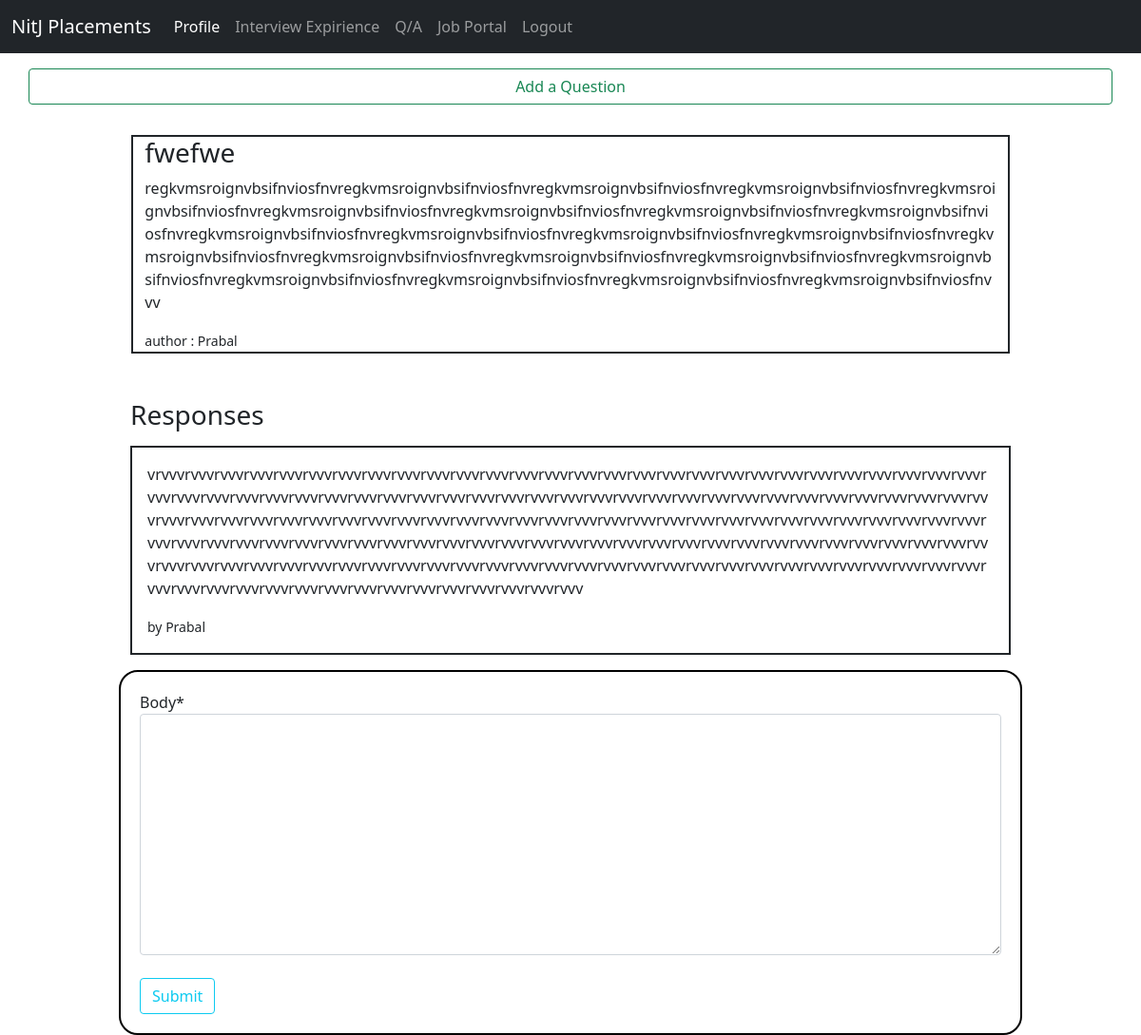
/qa/question/6 (signed in), run on an earlier commit of the app's database.
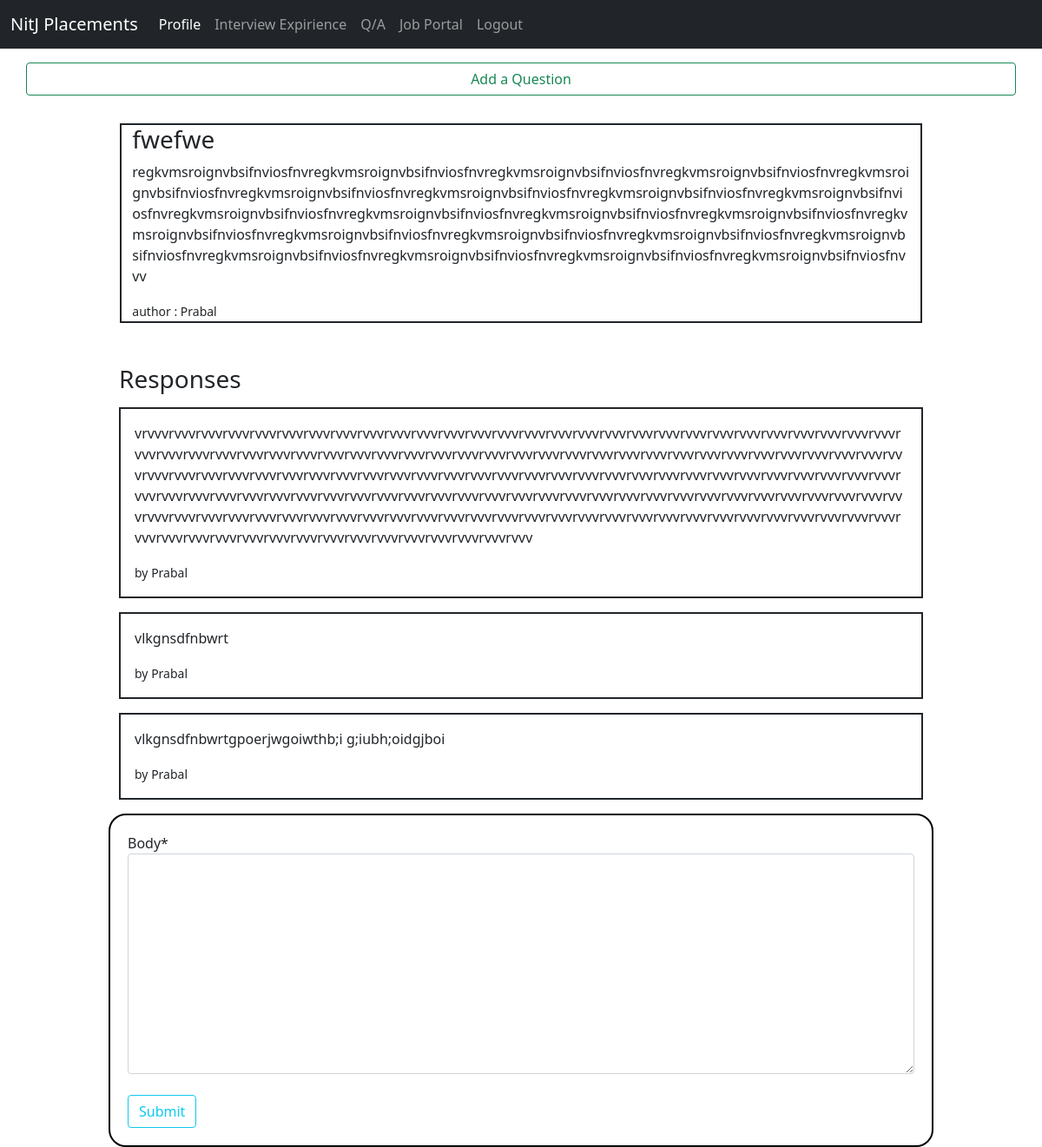
And on a later commit of the database.
### qAndA/models.py (models this page shows, shortened)
class Response(models.Model):
    user = models.ForeignKey(user_model.Student, null=False, on_delete=models.CASCADE)
    question = models.ForeignKey(Question, null=False, on_delete=models.CASCADE, related_name='responses')
    parent = models.ForeignKey('self', null=True, blank=True, on_delete=models.CASCADE)
    body = models.TextField(null=False)
    created_at = models.DateTimeField(auto_now_add=True)
    updated_at = models.DateTimeField(auto_now=True)

### users/models.py (models this page shows, shortened)
class Student(models.Model):
    user = models.OneToOneField(User, on_delete=models.CASCADE)
    firstName = models.CharField(max_length=256)
    lastName = models.CharField(max_length=256)
    email = models.EmailField()
    ph_no = models.CharField(max_length=10)
    rollNumber = models.IntegerField()
    program = models.CharField(max_length = 5,default = 'BTech',choices = programChoice)
    department = models.CharField(max_length = 40,default = "Computer Science",choices = departmentChoice)
    year = models.IntegerField(default = 2017)

### qAndA/views.py (the view, shortened to what this page needs)
# urls.py: path('question/<int:id>', views.questionPage, name='questionPage'),
@login_required
def questionPage(request, id):
    response_form = NewResponseForm()
    question = Question.objects.get(id=id)
    context = {
        'question': question,
        'response_form': response_form,
    }
    return render(request, 'qAndA/question.html', context)

### qAndA/forms.py
class NewResponseForm(forms.ModelForm):
    class Meta:
        model = Response
        fields = ['body']

### qAndA/models.py (called while the page is built)
    def get_responses(self):
        return self.responses.filter(parent=None)

### templates/qAndA/question.html (shortened to what this page needs)
{% extends "users/baseAuth.html"%}
{% load static %}
{% load crispy_forms_tags %}
{% block headBlock %}
<link rel="stylesheet" href="{% static 'users/index.css' %}">
{% endblock %}
{% block bodyBlock %}
<div class = "container mt-3">
  <div class="row justify-content-center">
      <a class="btn btn-outline-success myWhite" href="{% url 'new-question'%}">
        Add a Question
      </a>
  </div>
</div>
<div class="container mt-3">
  <div class = "row justify-content-center p-3">
    <div class = "border border-2 border-dark col-md-10 myWhite">
      <h3>{{question.title}}</h3>
      <p>{{question.body}}</p>
      <small>author : {{question.author.firstName}}</small>
    </div>
  </div>
</div>
<div class="container mt-3">
  <div class="row justify-content-center">
    <div class = "col-md-10">
      <h3 class="mt-3"> Responses </h3>
    {% if not question.responses.all %}
    <p class="mt-3">No Responses Yet</p>
    {% else %}
    {% for response in question.get_responses %}
    <div class="border border-2 border-dark mt-3 p-3 myWhite">
      <p>{{response.body}}</p>
      <small>by {{response.user.firstName}}</small>
    </div>
    {% endfor %}
    {% endif %}
  </div>
  </div>
  <div class = "row mt-3">
    <div class="container formClass col-md-10 myWhite">
      <div class="row justify-content-center">
        <div class="col-8 col-sm-12">
          <form method="POST">
            {{ response_form|crispy }}
            <button class="btn btn-outline-info mt-4" type="submit">
              Submit
            </button>
          </form>
        </div>
      </div>
    </div>
  </div>
</div>
  {% endblock bodyBlock %}

What changed in the data, as far as the page shows it:
added Response: body "vlkgnsdfnbwrt", user.firstName "Prabal"
added Response: body "vlkgnsdfnbwrtgpoerjwgoiwthb;i g;iubh;oidgjboi", user.firstName "Prabal"
